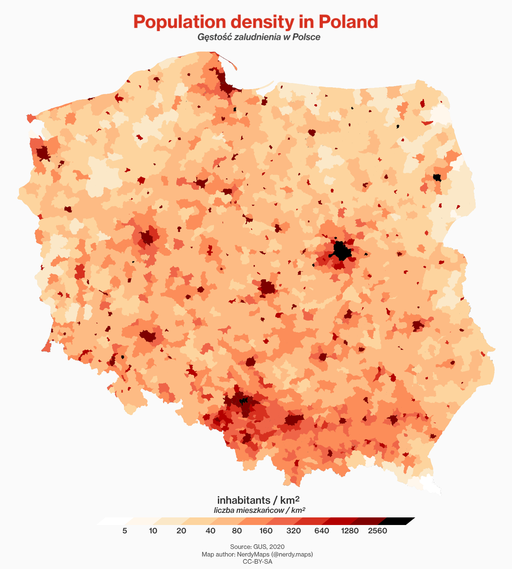
#> input picture notebooks/50_TCLBforSIRModelInSpace/512px-Population_density_in_Poland.png, 512 x 569 px, found by its file name
$ jupyter execute --allow-errors 10_SIR_in_PengModified_Model.ipynb   (shell and % lines are left out)
#> lines starting #> are read from the running program, lines starting #| are printed output that depends on the picture; after the words box and inside, x2 and y2 are one past the last pixel; in counts of white or black regions, pixels touching at a corner belong together
[cell 1]
import h5py
import numpy as np
import matplotlib.pyplot as plt
import CLB.CLBXMLWriter as CLBXML
import tempfile
import scipy.optimize as so
from display_xml import XML
import sympy

# Notes on LBM dt in nonlinear reactions

### d2q9_reaction_diffusion_system_SIR_ModifiedPeng

or the WSIR model, aleready referenced in this workshop

$$
\frac{\partial}{\partial t} W = \beta_W \left[\frac{r^2}{8}W + (I-W) \right] \\
\frac{\partial}{\partial t} S = - \beta \frac{S}{N}W\\
\frac{\partial}{\partial t} I = \beta \frac{S}{N}W - \gamma I \\
\frac{\partial}{\partial t} R = \gamma I
$$

$ t = \tilde{t}*\delta t $

$$
\frac{\partial}{\partial \tilde{t}} W = \frac{\beta_W}{\delta t} \left[\frac{r^2}{8}W + (I-W) \right] \\
\frac{\partial}{\partial \tilde{t}} S = - \frac{\beta}{\delta t}\frac{S}{N}W\\
\frac{\partial}{\partial \tilde{t}} I = \frac{\beta}{\delta t} \frac{S}{N}W - \gamma I \\
\frac{\partial}{\partial \tilde{t}} R = \frac{\gamma}{\delta t} I
$$

[cell 2]
import sys
sys.path.append("..")
from utils.sir_plot_utils import *

def WSIR_1D_FD(S, I, R, nx, dx, r0, beta_sir, gamma_sir, nt, dt, beta_W=1e2):
#> called with S = array of shape (128,), I = array of shape (128,), R = array of shape (128,), nx = 128, dx = 0.504, r0 = 5.5, beta_sir = 2.11, gamma_sir = 0.25
    W = I.copy()
    N = S + I + R
    c_ind = np.arange(0, nx)
    l_ind = np.roll(c_ind, -1)
    r_ind = np.roll(c_ind, 1)

    for n in range(nt):  # iterate through time
        lap_W = (W[l_ind] - 2 * W[c_ind] + W[r_ind]) / dx ** 2
        qW_spatial = (r0 * r0 / 8.)*lap_W
        # qW_spatial = np.zeros(nx)

        qW = dt * beta_W * (qW_spatial + (I - W))
        qS2I = dt * beta_sir * S * W/N
        qI2R = dt * gamma_sir * I

        W = W + qW
        S = S - qS2I
        I = I + qS2I - qI2R
        R = R + qI2R

    return S, I, R, W

## We could use build-in IVP solvers for such prepared stencil

[cell 3]
from scipy.integrate import solve_ivp

nx = 128
domain_length = 64
dx = domain_length / (nx-1)
xspace = np.linspace(0, domain_length, nx)

# [4 lines of commented-out code are left out]

r0 = 5.5  # infectious radius
gamma_sir = 0.25  # 1 over days to recovery
beta_sir = 3.01 * 2.8 * gamma_sir
t_scale = 1 #gamma_sir / (1./2.8)
beta_W = 1e3 / t_scale


total_time = 1e-0
dt = 1e-5
ntimesteps = int(total_time / dt)
N = np.ones(nx)
N[int((nx-1)/4):int(nx/2 + 1)] *= 10

I_IC = 0.05* np.ones(nx)
I_IC[int(3*(nx-1)/8):int(6*nx/8 + 1)] *= 10

S_IC = N - I_IC
R_IC = np.zeros(nx)

y_lim  = [-0.05, 1.05*max(N)]


c_ind = np.arange(0, nx)
l_ind = np.roll(c_ind, -1)
r_ind = np.roll(c_ind, 1)


def WSIR_1D_FD_VRK(t, z, nx, dx, r0, beta_sir, gamma_sir, beta_W):

    tmp = z.reshape((4,int(z.shape[0]/4)))

    W = tmp[0,:]
    S = tmp[1,:]
    I = tmp[2,:]
    R = tmp[3,:]

    lap_W = (W[l_ind] - 2 * W[c_ind] + W[r_ind]) / dx ** 2
    qW_spatial = (r0 * r0 / 8.)*lap_W

    qW =  beta_W * (qW_spatial + (I - W))
    qS2I =  beta_sir * S * W/N
    qI2R =  gamma_sir * I

    return np.array([qW, - qS2I, qS2I - qI2R, qI2R]).reshape((4*nx))


IC = np.array([I_IC, S_IC, I_IC, R_IC]).reshape((4*nx))

days_to_simulate = 1
sol = solve_ivp(WSIR_1D_FD_VRK,
                [0, days_to_simulate],
                IC,
                method='RK45',
                args=[nx, dx, r0, beta_sir, gamma_sir, beta_W],
                dense_output=True)

t = np.linspace(0, days_to_simulate, 21)
z = sol.sol(t)

[cell 4]
tmp = z.reshape((4, int(z.shape[0]/4), len(t)))
W_rk45 = tmp[0,:,:]
S_rk45 = tmp[1,:,:]
I_rk45 = tmp[2,:,:]
R_rk45 = tmp[3,:,:]

# Explicit Euler and RK45 solutions are close-to-identical

[cell 5]
from utils.sir_plot_utils import make_wsir_plot_1D
make_wsir_plot_1D(S_IC, I_IC, R_IC, xspace, 0, 0, 'SIR IC', w=None, y_lim=y_lim)

[cell 6]
Sw, Iw, Rw, Ww = WSIR_1D_FD(S_IC, I_IC, R_IC, nx, dx, r0, beta_sir, gamma_sir, ntimesteps, dt, beta_W)
make_wsir_plot_1D(Sw, Iw, Rw, xspace, ntimesteps, dt, 'WSIR 1D - RK45',  y_lim=(0,12))
#> (this line was passed over: utils is not available in this run)

[cell 7]
make_wsir_plot_1D(S_rk45[:,-1], I_rk45[:,-1], R_rk45[:,-1], xspace, np.nan, np.nan, 'WSIR 1D - RK45',  y_lim=(0,12))
#> (this line was passed over: utils is not available in this run)

# Let's build LBM solution using TCLB and _d2q9_reaction_diffusion_system_SIR_ModifiedPeng_ model

There is gonna be units change: LBM has "dt" equall 1, while we obsiously need some small dt in _real_ units - for example expressed as a fraction of specific time $1/\gamma$. Please also be carefull at:
```python
1 / 1e-5
1 / (dt_LBM * 1e6) * 1e6
```

[cell 8]
np.savetxt("S_IC.csv", S_IC, delimiter=",")
np.savetxt("I_IC.csv", I_IC, delimiter=",")
np.savetxt("R_IC.csv", R_IC, delimiter=",")


dt_LBM = 1.e-5

R_LBM = r0 / dx
Beta_LBM = beta_sir * dt_LBM
Beta_w_LBM = beta_W * dt_LBM
Gamma_LBM = gamma_sir * dt_LBM


#> (the rest of this cell did not finish here and is left out)

[cell 9]
plt.figure(figsize=(24,16))
plt.subplot(221)
plt.title('Suscpecitble population')

plt.plot(S_rk45[:,::4], 'k-')

#> (the rest of this cell did not finish here and is left out)

# We could also compare evolution of SIR variables at point in space

[cell 10]
# [6 lines of commented-out code are left out]
plt.plot(t,R_rk45[0,:], 'k-')
plt.plot(t,R_rk45[50,:], 'r-')


# [4 lines of commented-out code are left out]
j = 0
#> (the rest of this cell did not finish here and is left out)

# Read "wall" map into TCLB

[cell 11]
from skimage import data, filters, color, morphology
from skimage.transform import rescale, resize, downscale_local_mean
from skimage.segmentation import flood, flood_fill

[cell 12]
from PIL import Image
import requests
from io import BytesIO


#url = 'https://upload.wikimedia.org/wikipedia/commons/f/fc/Poland_wordmark2.png'
#response = requests.get(url)
#img = Image.open(BytesIO(response.content))
img_org = np.array(Image.open('512px-Population_density_in_Poland.png'))
#> img_org is the input picture: shape (569, 512, 3); mean R, G, B 247.4, 210.1, 184.7
plt.figure(figsize=(10,10))
plt.imshow(img_org)

[cell 13]
plt.figure(figsize=(10,10))
img = img_org[45:500,15:500,:]
plt.imshow(img)

[cell 14]
plt.figure(figsize=(10,10))

legend = img_org[520:522,90:390,:]
plt.imshow(legend)

[cell 15]
plt.plot(legend[0,:,0],'r')
plt.plot(legend[0,:,1],'g')
plt.plot(legend[0,:,2], 'b')
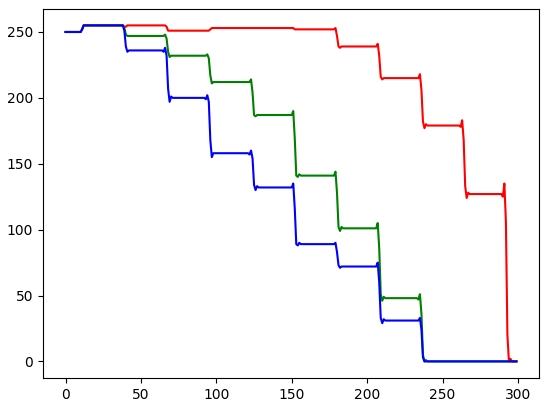
#> figure drawn by matplotlib, 1 panel; curve peaks at x = 12, y = 255; curve peaks at x = 12, y = 255; curve peaks at x = 12, y = 255

[cell 16]
plt.figure(figsize=(10,10))
plt.imshow(img[:,:,2])
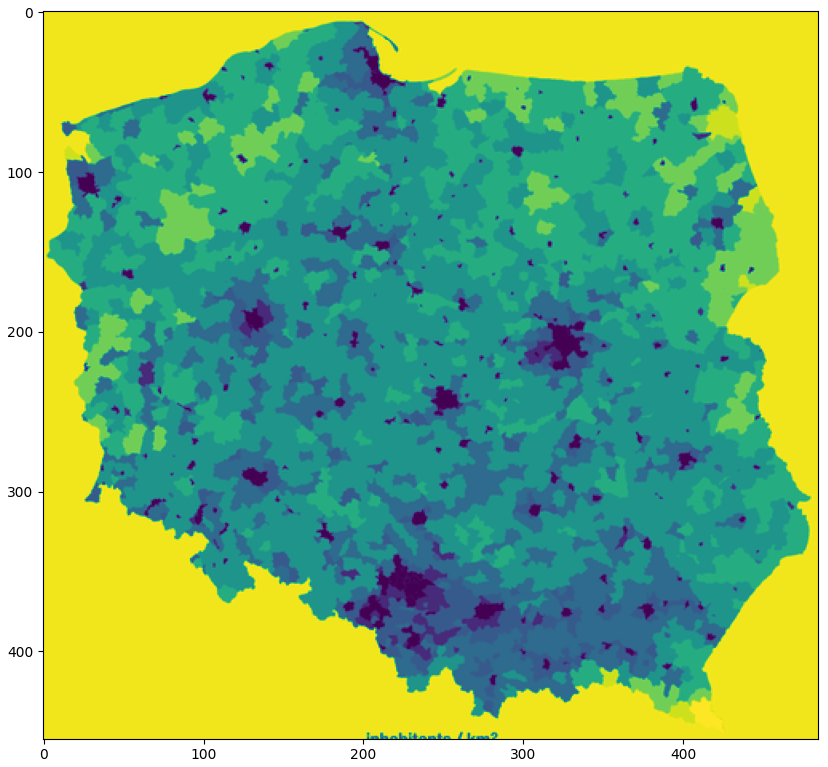
#> figure drawn by matplotlib, 1 panel

[cell 17]
plt.figure(figsize=(10,10))
img[445:,:300,:] = img[0,0,:]
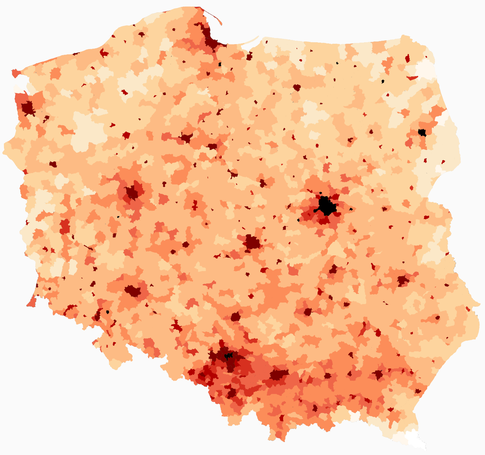
#> img: shape (455, 485, 3); mean R, G, B 248.5, 201.2, 167.9
plt.imshow(img)

[cell 18]
plt.figure(figsize=(10,10))

country_map_zero = np.copy(img)
#country_map[ (img[:,:,2] == img[0,0,2]) * (img[:,:,1] == img[0,0,1]) ] = -1
country_map_zero = country_map_zero[:,:,2]
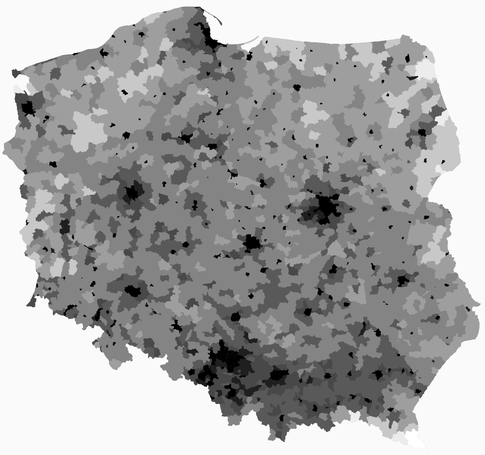
#> country_map_zero: shape (455, 485); min 0, max 255, mean 167.9
#

plt.imshow(country_map_zero[:,:])
plt.colorbar()
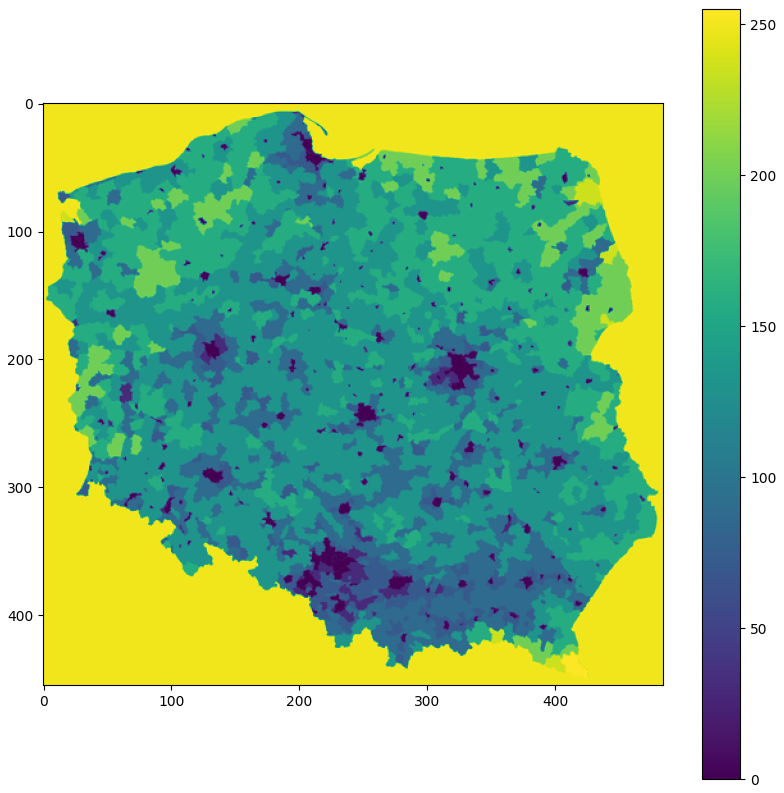
#> figure drawn by matplotlib, 2 panels

[cell 19]
country_map = rescale(country_map_zero, 0.2,anti_aliasing=False)
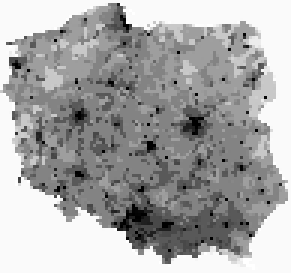
#> country_map: shape (91, 97) float64 (shown 3 times larger); min 0, max 1, mean 0.659

plt.figure(figsize=(10,10))

plt.imshow(country_map)
plt.colorbar()
country_map_binary = flood_fill(country_map >= 245./255., (1,1), 1)
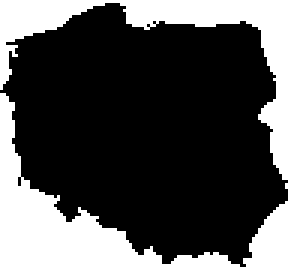
#> country_map_binary: shape (91, 97) bool (shown 3 times larger); 31.8% white; 1 white region, box (x1, y1, x2, y2) and area: (0, 0, 97, 91) 2810


country_map_binary = morphology.binary_opening(country_map_binary, np.ones((2,2)))
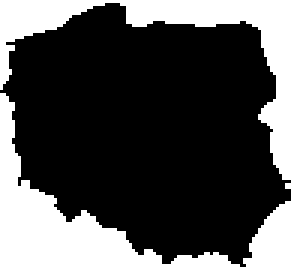
#> country_map_binary: shape (91, 97) bool (shown 3 times larger); 31.6% white; 3 white regions (1 under 20 px), largest, box (x1, y1, x2, y2) and area: (0, 31, 97, 91) 1592, (0, 0, 97, 60) 1191
plt.figure(figsize=(10,10))

plt.imshow(country_map_binary)
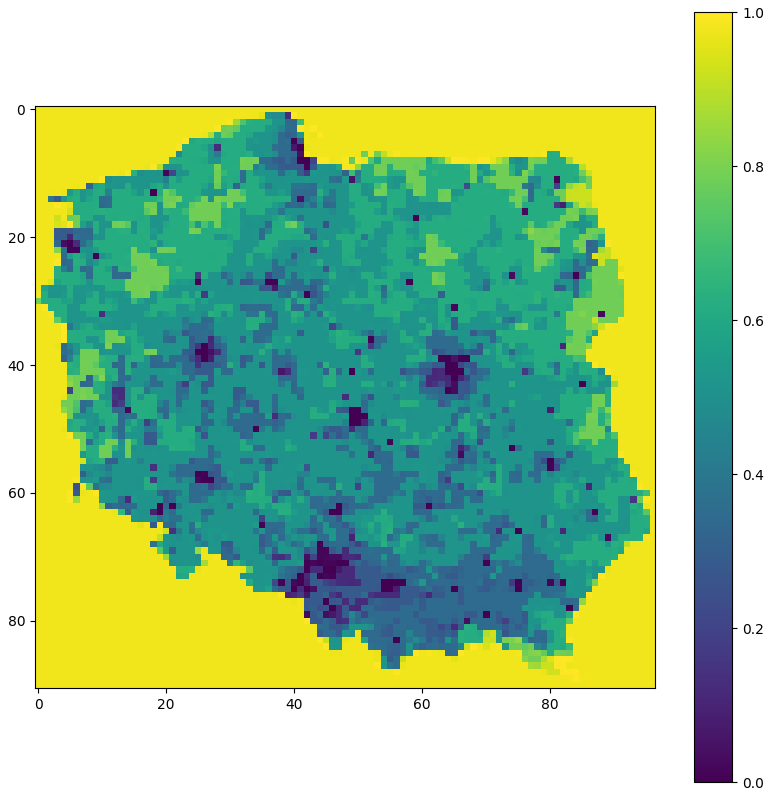
#> figure drawn by matplotlib, 2 panels

[cell 20]
np.savetxt('input.txt',country_map_binary.T, fmt="%d")

[cell 21]
density_map = np.array(country_map, dtype=float)
density_map[country_map_binary==1] = 0
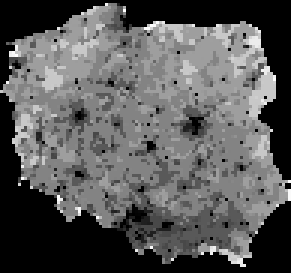
#> density_map: shape (91, 97) float64 (shown 3 times larger); min 0, max 1, mean 0.349
plt.figure(figsize=(10,10))
plt.imshow(density_map)
